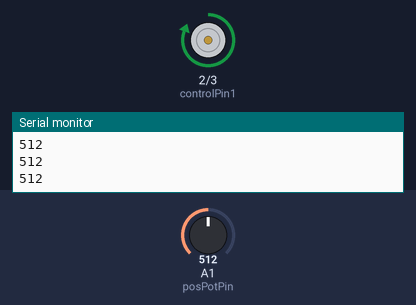
A sketch run on a simulated Arduino Uno, built with avr-gcc and run on an emulated ATmega328P. Parts: motor-driver pin pairs drawn as motors (green arrow = first pin HIGH = forward, orange = second pin HIGH = backward, longer = more drive, scaled by the enable pin), the last lines printed to the serial monitor. Inputs (shaded band) come from the test bench; at power-on: A1 (posPotPin) = 512.

Above: at 1.2 s.
1.3 s: A1 (posPotPin) set to 601
2.8 s: A1 (posPotPin) set to 631
At 3.6 s:
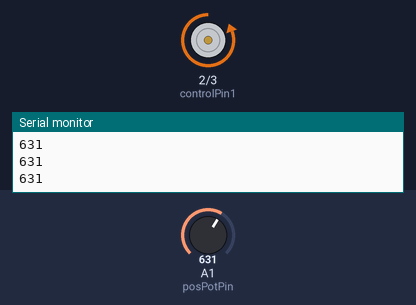
4.4 s: A1 (posPotPin) set to 788
5.9 s: A1 (posPotPin) set to 818
At 6.6 s:
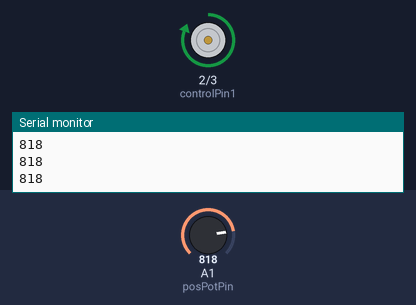
7.5 s: A1 (posPotPin) set to 735
9.0 s: A1 (posPotPin) set to 711
At 10.6 s:
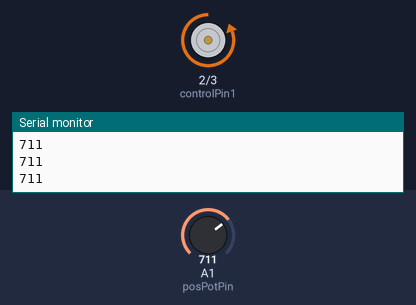
Timing chart, 0 to 11.6 s (numbered marks = the images above; inputs shaded):
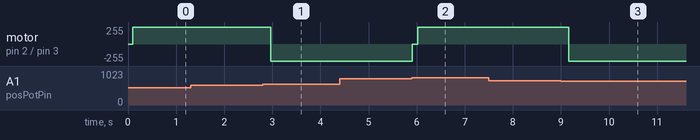

The sketch:

motor_control_test_pot.ino
```cpp
/**
 * This test turns the motor each direction
 * while measuring its position with the pot.
 * It will ignore up to 5 false readings by the
 * pot.
 */
const int controlPin1 = 2;
const int controlPin2 =3;
const int enablePin = 9;

const int buttonPin = 5;

const int posPotPin = A1;

void setup() {
  // put your setup code here, to run once:
  pinMode(controlPin1, OUTPUT);
  pinMode(controlPin2, OUTPUT);
  pinMode(enablePin, OUTPUT);

  digitalWrite(enablePin, LOW);

  Serial.begin(9600);

}

void loop() {
  // put your main code here, to run repeatedly:
  //on button press
  delay(100);
  int x = 1;
  //if(digitalRead(buttonPin) == HIGH){
  if(x == 1){
    x = 0;
    int startPos = analogRead(posPotPin);
    digitalWrite(controlPin1, HIGH);
    digitalWrite(controlPin2, LOW);

    analogWrite(enablePin, 255);

    int disconnects = 0;

    bool endReached = false;
    while(!endReached){
      int currentPos = analogRead(posPotPin);
      //if disconnect happens once
      if(abs(currentPos - startPos)>100 &&
        disconnects < 5){
          disconnects ++;
          Serial.println("Error");
          //ignore
        }
       else if(currentPos < 200){
        analogWrite(enablePin, 0);
        endReached = true;
        //stop once destination is reached
       }
       else if(disconnects >= 5){
        Serial.println("DISCONNECT ERROR");
        endReached = true;
       }
       Serial.println(currentPos);
       delay(10);
    }

    Serial.println("End reached");
    delay(100);


    //and now back
    startPos = analogRead(posPotPin);
    digitalWrite(controlPin1, LOW);
    digitalWrite(controlPin2, HIGH);

    analogWrite(enablePin, 255);

    disconnects = 0;

    endReached = false;
    while(!endReached){
      int currentPos = analogRead(posPotPin);
      //if disconnect happens once
      if(abs(currentPos - startPos)>100 &&
        disconnects < 5){
          Serial.println("ERROR");
          disconnects ++;
          //ignore
        }
       else if(currentPos > 800){
        analogWrite(enablePin, 0);
        analogWrite(controlPin1, LOW);
        analogWrite(controlPin2,LOW);
        endReached = true;
        //stop once destination is reached
       }
       else if(disconnects >= 5){
        Serial.println("DISCONNECT ERROR");
        endReached = true;
       }
       startPos = currentPos;
       Serial.println(currentPos);
       delay(10);

    }
    Serial.println("End Reached");
  }
}
```

Measured:
- the behaviour switches between 612 and 613 on A1 (posPotPin) (found by bisection; images 0 and 1)
- the behaviour switches between 800 and 801 on A1 (posPotPin) (found by bisection; images 1 and 2)
- the behaviour switches between 718 and 717 on A1 (posPotPin) (found by bisection; images 2 and 3)
- after the input at 2.8 s, motor on pin 2 (controlPin1) / pin 3 (controlPin2): forward 255/255 → backward 255/255 after 0.17 s
- after the input at 5.9 s, motor on pin 2 (controlPin1) / pin 3 (controlPin2): backward 255/255 → stopped at once, → forward 255/255 0.11 s later
- after the input at 9.0 s, motor on pin 2 (controlPin1) / pin 3 (controlPin2): forward 255/255 → backward 255/255 after 0.16 s
